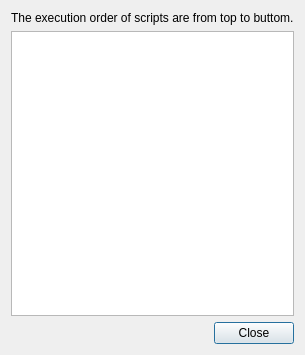
<?xml version="1.0" encoding="UTF-8"?>
<ui version="4.0">
 <class>frmexeorder</class>
 <widget class="QDialog" name="frmexeorder">
  <property name="geometry">
   <rect>
    <x>0</x>
    <y>0</y>
    <width>279</width>
    <height>355</height>
   </rect>
  </property>
  <property name="windowTitle">
   <string>Dialog</string>
  </property>
  <layout class="QVBoxLayout" name="verticalLayout">
   <item>
    <widget class="QLabel" name="lblTitle">
     <property name="text">
      <string>&lt;html&gt;&lt;head/&gt;&lt;body&gt;&lt;p&gt;The execution order of scripts are from top to buttom.&lt;/p&gt;&lt;/body&gt;&lt;/html&gt;</string>
     </property>
    </widget>
   </item>
   <item>
    <widget class="QListWidget" name="lstScripts"/>
   </item>
   <item>
    <widget class="QDialogButtonBox" name="btnClose">
     <property name="orientation">
      <enum>Qt::Horizontal</enum>
     </property>
     <property name="standardButtons">
      <set>QDialogButtonBox::Close</set>
     </property>
    </widget>
   </item>
  </layout>
 </widget>
 <resources/>
 <connections>
  <connection>
   <sender>btnClose</sender>
   <signal>accepted()</signal>
   <receiver>frmexeorder</receiver>
   <slot>accept()</slot>
   <hints>
    <hint type="sourcelabel">
     <x>248</x>
     <y>254</y>
    </hint>
    <hint type="destinationlabel">
     <x>157</x>
     <y>274</y>
    </hint>
   </hints>
  </connection>
  <connection>
   <sender>btnClose</sender>
   <signal>rejected()</signal>
   <receiver>frmexeorder</receiver>
   <slot>reject()</slot>
   <hints>
    <hint type="sourcelabel">
     <x>316</x>
     <y>260</y>
    </hint>
    <hint type="destinationlabel">
     <x>286</x>
     <y>274</y>
    </hint>
   </hints>
  </connection>
 </connections>
</ui>
